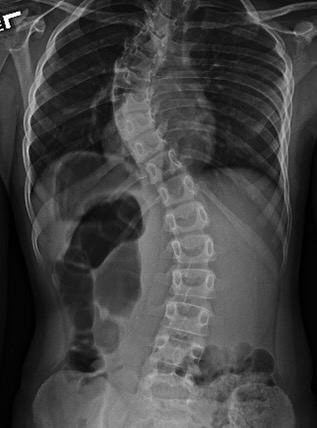
#> input picture term-project/input/Image-1.jpeg, 317 x 428 px
$ python test3.py
#> lines starting #> are read from the running program, lines starting #| are printed output that depends on the picture
from PIL import Image
import numpy as np
import matplotlib.pyplot as plt

# Load the image
image_path = 'input/Image-1.jpeg'
image = Image.open(image_path).convert("L")  # Convert to grayscale

# Convert image to numpy array
image_array = np.array(image)

# Split the image into top and bottom halves
height = image_array.shape[0]
#> height = 428
mid_point = height // 2
#> mid_point = 214
top_half = image_array[:mid_point, :]
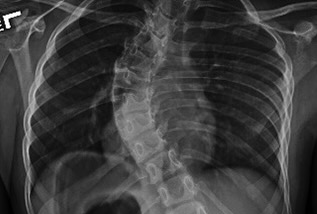
#> top_half: shape (214, 317); min 0, max 255, mean 60.5
bottom_half = image_array[mid_point:, :]
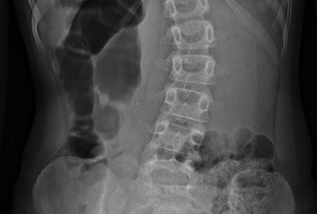
#> bottom_half: shape (214, 317); min 0, max 191, mean 72.5

# Define a function for histogram equalization
def histogram_equalization(image_section):
    hist, bins = np.histogram(image_section.flatten(), bins=256, range=[0,255])
#> hist = 256 values, max 1134 at index 31, min 0 at index 196, mean 265; bins = 257 values from 0 to 255
    cdf = hist.cumsum()
#> cdf = 256 values from 55 to 67838
    cdf_m = np.ma.masked_equal(cdf, 0)
    cdf_m = (cdf_m - cdf_m.min()) * 255 / (cdf_m.max() - cdf_m.min())
    cdf = np.ma.filled(cdf_m, 0).astype('uint8')
#> cdf = 256 values from 0 to 255
    equalized_image = cdf[image_section]
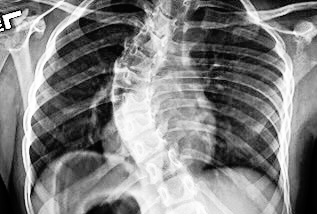
#> equalized_image: shape (214, 317); min 0, max 255, mean 128.1
    return equalized_image, hist, cdf

# Apply histogram equalization to top and bottom halves
equalized_top, hist_top, cdf_top = histogram_equalization(top_half)
#> hist_top has the same summary as hist in histogram_equalization; cdf_top = 256 values from 0 to 255
equalized_bottom, hist_bottom, cdf_bottom = histogram_equalization(bottom_half)
#> in histogram_equalization (call 2), `hist, bins = np.histogram(image_section.flatten(), bins=256, range=[0,..`: hist = 256 values, max 2075 at index 4, min 0 at index 182, mean 265
#> in histogram_equalization (call 2), `cdf = hist.cumsum()`: cdf = 256 values from 152 to 67838
#> in histogram_equalization (call 2), `cdf = np.ma.filled(cdf_m, 0).astype('uint8')`: cdf = 256 values from 0 to 255
#> in histogram_equalization (call 2), `equalized_image = cdf[image_section]`:
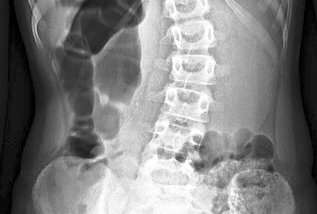
#> equalized_image: shape (214, 317); min 0, max 255, mean 127.7
#> hist_bottom has the same summary as hist in histogram_equalization; cdf_bottom = 256 values from 0 to 255

# Combine the equalized top and bottom halves
equalized_image = np.vstack((equalized_top, equalized_bottom))
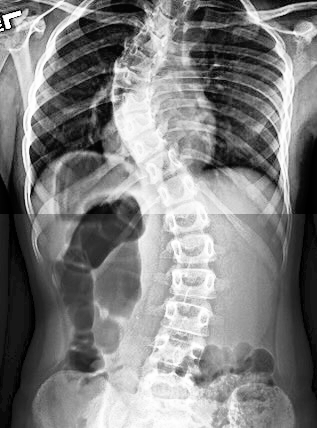
#> equalized_image: shape (428, 317); min 0, max 255, mean 127.9

# Plot the original and equalized images
plt.figure(figsize=(15, 10))

plt.subplot(2, 3, 1)
plt.title("Original Top Half")
plt.imshow(top_half, cmap='gray')
plt.axis("off")

plt.subplot(2, 3, 2)
plt.title("Histogram of Original Top")
plt.hist(top_half.flatten(), bins=256, range=[0, 256], color='black', alpha=0.7)
plt.xlabel("Pixel Intensity")
plt.ylabel("Frequency")

plt.subplot(2, 3, 3)
plt.title("CDF of Original Top")
plt.plot(cdf_top, color='blue')
plt.xlabel("Pixel Intensity")
plt.ylabel("Cumulative Frequency")

plt.subplot(2, 3, 4)
plt.title("Equalized Top Half")
plt.imshow(equalized_top, cmap='gray')
plt.axis("off")

plt.subplot(2, 3, 5)
plt.title("Histogram of Equalized Top")
plt.hist(equalized_top.flatten(), bins=256, range=[0, 256], color='black', alpha=0.7)
plt.xlabel("Pixel Intensity")
plt.ylabel("Frequency")

plt.subplot(2, 3, 6)
plt.title("CDF of Equalized Top")
plt.hist(equalized_top.flatten(), bins=256, range=[0, 256], cumulative=True, color='blue', alpha=0.7)
plt.xlabel("Pixel Intensity")
plt.ylabel("Cumulative Frequency")

plt.tight_layout()
plt.show()
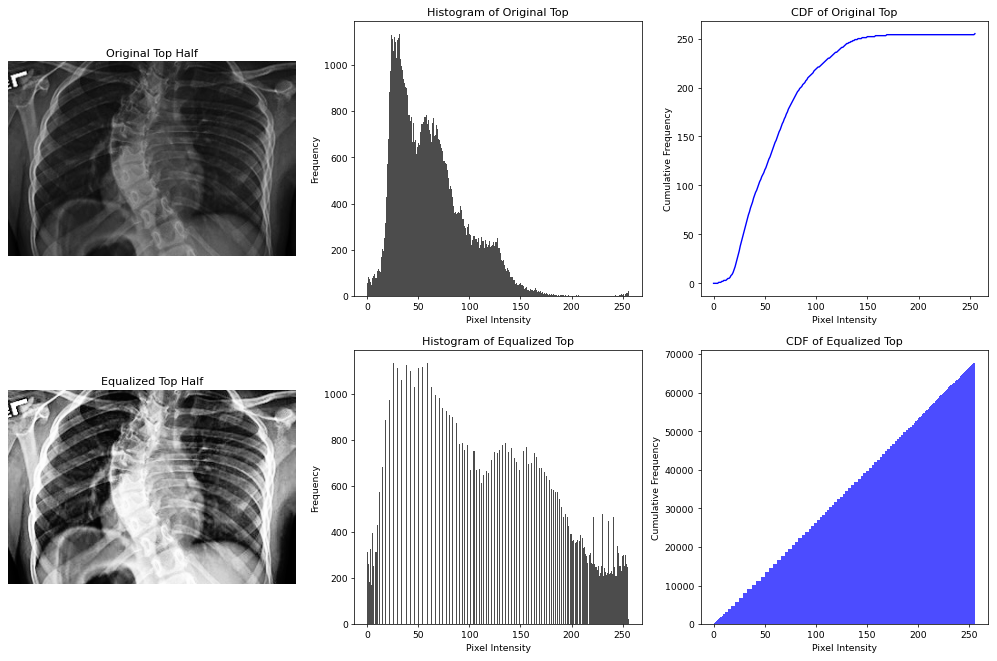
#> figure drawn by matplotlib, 6 panels; panel 2: tallest bar 1134 high, from x = 31 to 32; panel 3: curve peaks at x = 255, y = 255; panel 5: tallest bar 1134 high, from x = 58 to 59; panel 6: tallest bar 67838 high, from x = 255 to 256

plt.figure(figsize=(15, 10))

plt.subplot(2, 3, 1)
plt.title("Original Bottom Half")
plt.imshow(bottom_half, cmap='gray')
plt.axis("off")

plt.subplot(2, 3, 2)
plt.title("Histogram of Original Bottom")
plt.hist(bottom_half.flatten(), bins=256, range=[0, 256], color='black', alpha=0.7)
plt.xlabel("Pixel Intensity")
plt.ylabel("Frequency")

plt.subplot(2, 3, 3)
plt.title("CDF of Original Bottom")
plt.plot(cdf_bottom, color='blue')
plt.xlabel("Pixel Intensity")
plt.ylabel("Cumulative Frequency")

plt.subplot(2, 3, 4)
plt.title("Equalized Bottom Half")
plt.imshow(equalized_bottom, cmap='gray')
plt.axis("off")

plt.subplot(2, 3, 5)
plt.title("Histogram of Equalized Bottom")
plt.hist(equalized_bottom.flatten(), bins=256, range=[0, 256], color='black', alpha=0.7)
plt.xlabel("Pixel Intensity")
plt.ylabel("Frequency")

plt.subplot(2, 3, 6)
plt.title("CDF of Equalized Bottom")
plt.hist(equalized_bottom.flatten(), bins=256, range=[0, 256], cumulative=True, color='blue', alpha=0.7)
plt.xlabel("Pixel Intensity")
plt.ylabel("Cumulative Frequency")

plt.tight_layout()
plt.show()
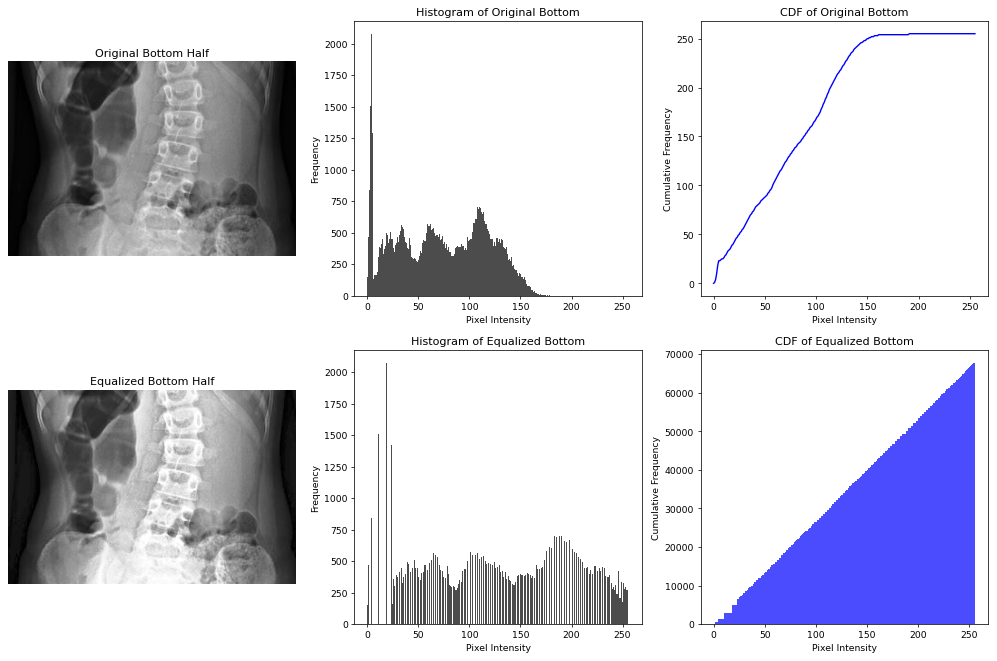
#> figure drawn by matplotlib, 6 panels; panel 2: tallest bar 2075 high, from x = 4 to 5; panel 3: curve peaks at x = 191, y = 255; panel 5: tallest bar 2075 high, from x = 18 to 19; panel 6: tallest bar 67838 high, from x = 255 to 256

$ run again, with term-project/input/Image-2.jpeg copied over term-project/input/Image-1.jpeg
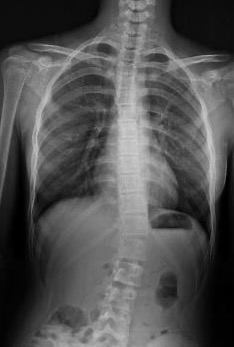
#> input picture term-project/input/Image-2.jpeg, 234 x 347 px
#> `bottom_half = image_array[mid_point:, :]`:
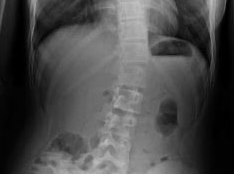
#> bottom_half: shape (174, 234); min 0, max 195, mean 73.7
#> hist = 256 values, max 2031 at index 13, min 0 at index 0, mean 158.1; bins = 257 values from 0 to 255
#> in histogram_equalization, `cdf = hist.cumsum()`: cdf = 256 values from 0 to 40482
#> in histogram_equalization, `cdf = np.ma.filled(cdf_m, 0).astype('uint8')`: cdf = 256 values from 0 to 255
#> hist_top has the same summary as hist in histogram_equalization
#> hist_bottom = 256 values, max 1066 at index 2, min 0 at index 193, mean 159; cdf_bottom = 256 values from 0 to 255
#> `equalized_image = np.vstack((equalized_top, equalized_bottom))`:
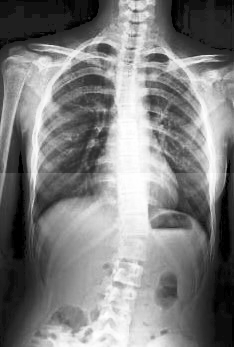
#> equalized_image: shape (347, 234); min 0, max 255, mean 126.8

$ run again, with term-project/input/Image-3.jpeg copied over term-project/input/Image-1.jpeg
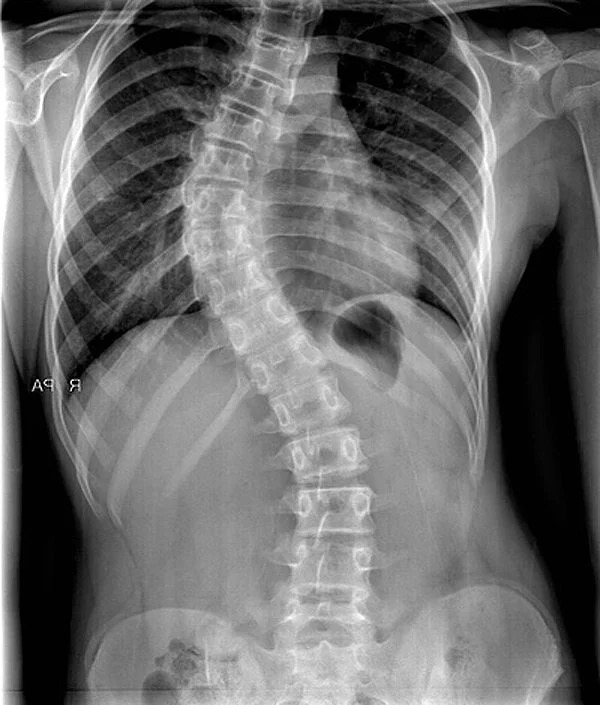
#> input picture term-project/input/Image-3.jpeg, 600 x 705 px
#> `bottom_half = image_array[mid_point:, :]`:
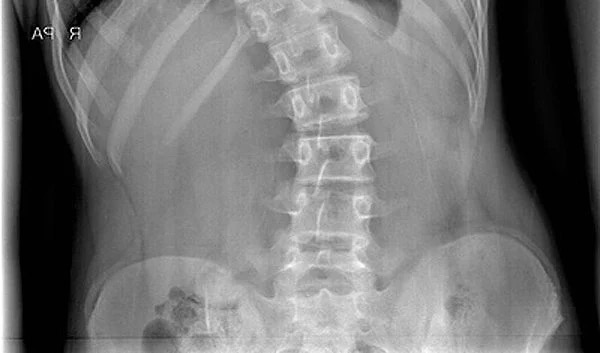
#> bottom_half: shape (353, 600); min 0, max 255, mean 115.7
#> hist = 256 values, max 6787 at index 1, min 69 at index 242, mean 825; bins = 257 values from 0 to 255
#> in histogram_equalization, `cdf = hist.cumsum()`: cdf = 256 values from 1633 to 211200
#> in histogram_equalization, `cdf = np.ma.filled(cdf_m, 0).astype('uint8')`: cdf = 256 values from 0 to 255
#> hist_top has the same summary as hist in histogram_equalization
#> hist_bottom = 256 values, max 22405 at index 1, min 16 at index 231, mean 827.3; cdf_bottom = 256 values from 0 to 255
#> `equalized_image = np.vstack((equalized_top, equalized_bottom))`:
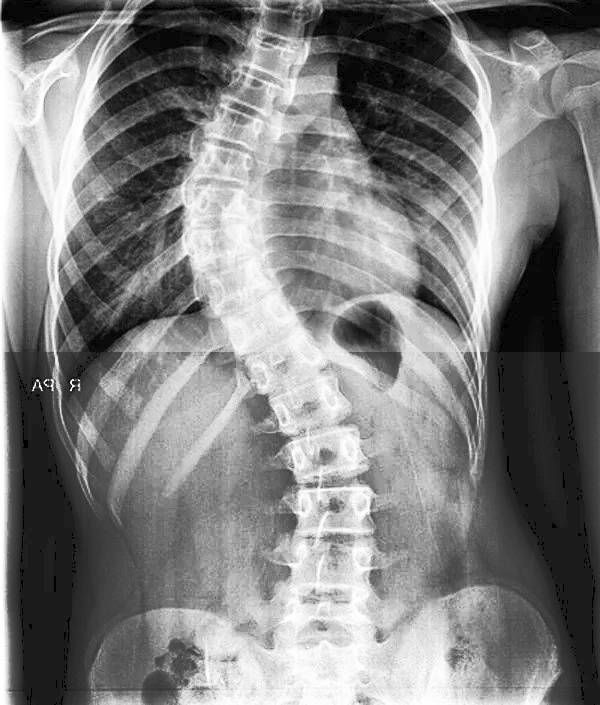
#> equalized_image: shape (705, 600); min 0, max 255, mean 127.7

$ run again, with term-project/input/Image-4.jpeg copied over term-project/input/Image-1.jpeg
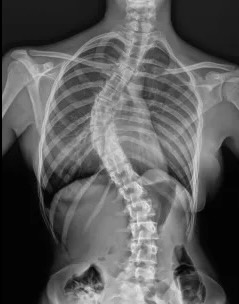
#> input picture term-project/input/Image-4.jpeg, 239 x 304 px
#> hist = 256 values, max 1226 at index 28, min 0 at index 213, mean 141.9; bins = 257 values from 0 to 255
#> in histogram_equalization, `cdf = hist.cumsum()`: cdf = 256 values from 128 to 36328
#> in histogram_equalization, `cdf = np.ma.filled(cdf_m, 0).astype('uint8')`: cdf = 256 values from 0 to 255
#> hist_top has the same summary as hist in histogram_equalization
#> hist_bottom = 256 values, max 6686 at index 3, min 0 at index 232, mean 141.9; cdf_bottom = 256 values from 0 to 255
#> `equalized_image = np.vstack((equalized_top, equalized_bottom))`:
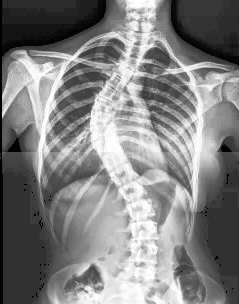
#> equalized_image: shape (304, 239); min 0, max 255, mean 129.5
